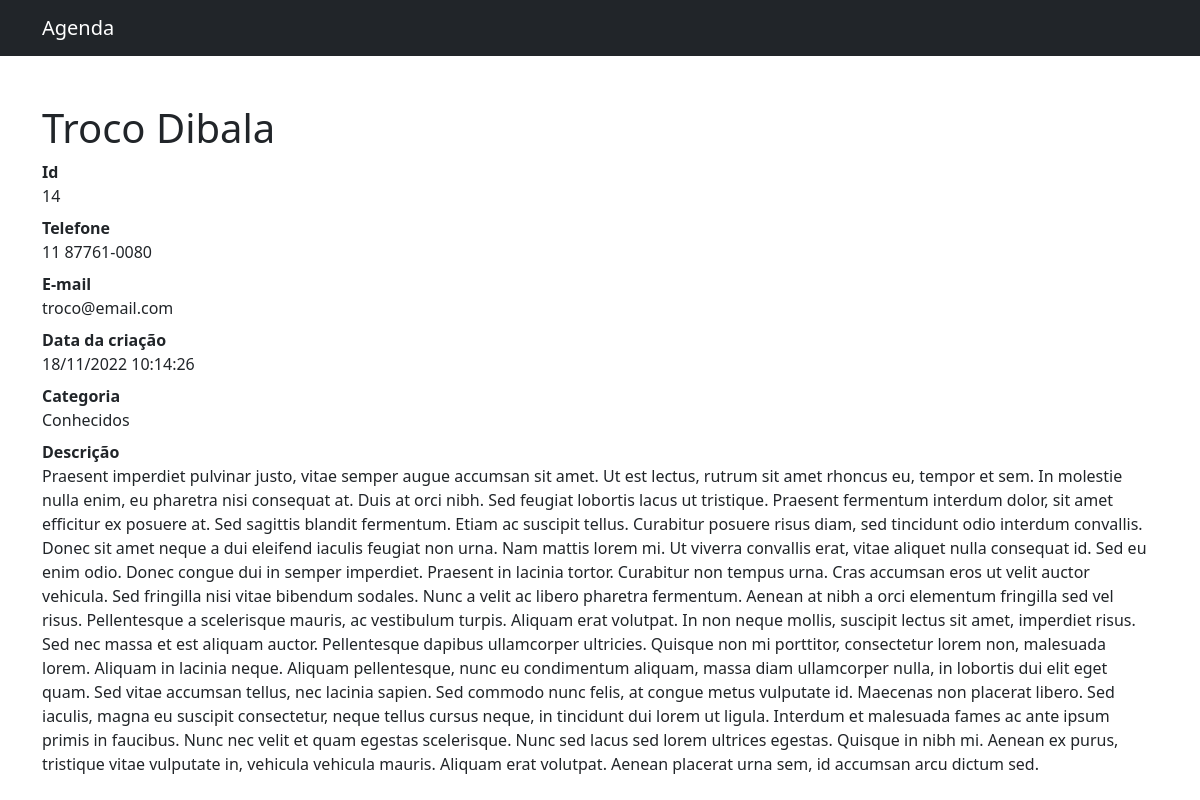
The page /14 on the database its author committed.
### contato/models.py (models this page shows, shortened)
class Contato(models.Model):
    nome = models.CharField(max_length=255)
    sobrenome = models.CharField(max_length=255, blank=True)
    telefone = models.CharField(max_length=255)
    email = models.CharField(max_length=255, blank=True)
    data_criacao = models.DateTimeField(default=timezone.now)
    descricao = models.TextField(blank=True)
    categoria = models.ForeignKey(Categoria, on_delete=models.DO_NOTHING)
    mostrar = models.BooleanField(default=True)
    foto = models.ImageField(blank=True, upload_to='fotos/%Y/%m/')

class Categoria(models.Model):
    nome = models.CharField(max_length=255)
    def __str__(self):
        return self.nome

### contato/views.py (the view)
# urls.py: path('<int:id>', views.detail, name='detail')
def detail(request, id):
    contato = get_object_or_404(Contato, id=id)
    if not contato.mostrar:
        raise Http404()
    return render(request, 'contato/detail.html', {
        'contato': contato
    })

### contato/templates/contato/detail.html (shortened to what this page needs)
{% extends 'base.html' %}
{% block 'conteudo' %}
<h1 class="mt-5">{{ contato.nome }} {{ contato.sobrenome }}</h1>
<dl>
  <dt>Id</dt>
  <dd>{{ contato.id }}</dd>
  <dt>Telefone</dt>
  <dd>{{ contato.telefone }}</dd>
  <dt>E-mail</dt>
  <dd>{{ contato.email }}</dd>
  <dt>Data da criação</dt>
  <dd>{{ contato.data_criacao | date:'d/m/Y H:i:s' }}</dd>
  <dt>Categoria</dt>
  <dd>{{ contato.categoria }}</dd>
  <dt>Descrição</dt>
  <dd>{{ contato.descricao }}</dd>
</dl>
{% endblock %}

### rows shown on the page
Contato: nome "Troco", sobrenome "Dibala", id "14", telefone "11 87761-0080", email "troco@email.com", data_criacao "18/11/2022 10:14:26", categoria "Conhecidos", descricao "Praesent imperdiet pulvinar justo, vitae semper augue accumsan sit amet. Ut est lectus, rutrum sit amet rhoncus eu, tempor et sem. In molestie nulla enim, eu pharetra nisi consequat at. Duis at orci nibh. Sed feugiat lobortis lacus ut tristique. Praesent fermentum interdum dolor, sit amet efficitur ex posuere at. Sed sagittis blandit fermentum. Etiam ac suscipit tellus. Curabitur posuere risus diam, sed tincidunt odio interdum convallis. Donec sit amet neque a dui eleifend iaculis feugiat non urna. Nam mattis lorem mi. Ut viverra convallis erat, vitae aliquet nulla consequat id. Sed eu enim odio. Donec congue dui in semper imperdiet. Praesent in lacinia tortor. Curabitur non tempus urna.…"
